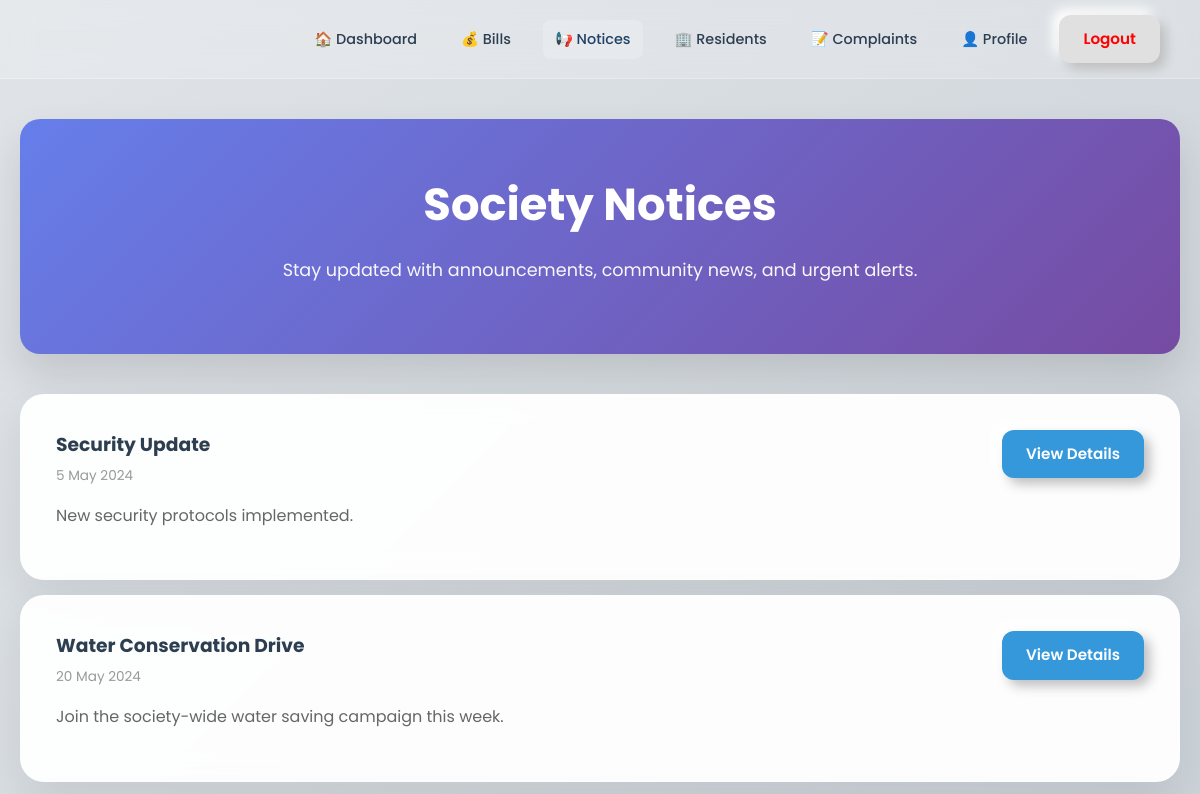
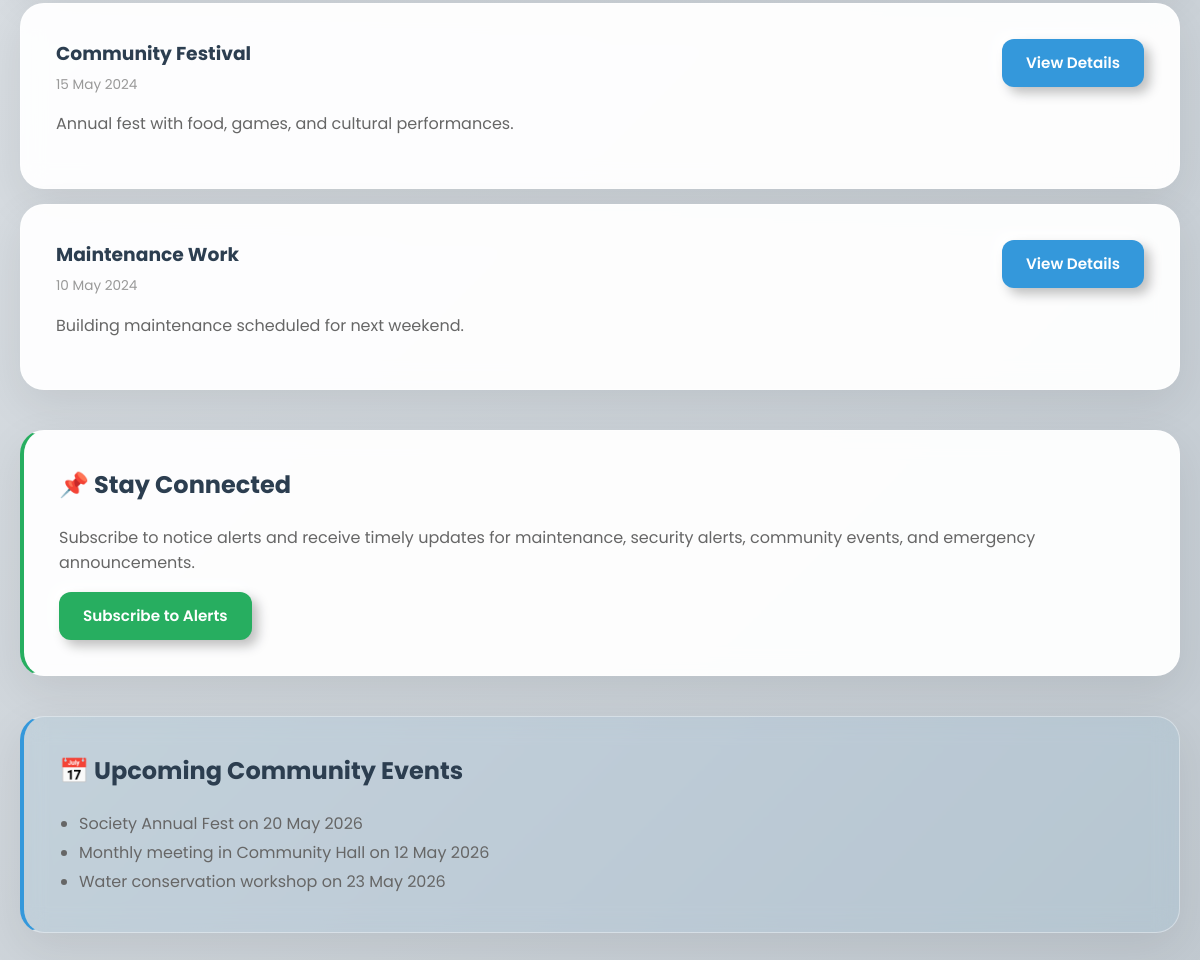
Screenshot of /notices (signed in) with the database file from the repository (2 pictures, top to bottom).
### app.py (models this page shows)
class Notice(db.Model):
    id = db.Column(db.Integer, primary_key=True)
    title = db.Column(db.String(200), nullable=False)
    date = db.Column(db.String(20))
    content = db.Column(db.Text, nullable=False)

### app.py (the view)
@app.route('/notices')
def notices_page():
    if 'logged_in' not in session:
        return redirect(url_for('login'))
    notices_list = Notice.query.order_by(Notice.date.desc()).all()
    buildings_list = Building.query.all()
    return render_template('notices.html', notices=notices_list, buildings=buildings_list)

### templates/notices.html (shortened to what this page needs)
<!DOCTYPE html>
<html lang="en">
<head>
    <link rel="stylesheet" href="{{ url_for('static', filename='style.css') }}">
</head>
<body>
    <nav>
        <a href="/dashboard">🏠 Dashboard</a>
        <a href="/bills">💰 Bills</a>
        <a href="/notices" class="active">📢 Notices</a>
        <a href="/residents">🏢 Residents</a>
        <a href="/complaints">📝 Complaints</a>
        <a href="/profile">👤 Profile</a>
        <a href="/logout" class="btn-premium" style="color: red;">Logout</a>
    </nav>
    <div class="page-hero">
        <h1>Society Notices</h1>
        <p>Stay updated with announcements, community news, and urgent alerts.</p>
    </div>
    <div class="page-main">
        <div style="display: grid; gap: 15px; margin-bottom: 40px;">
            {% for notice in notices %}
            <div class="building-card">
                <div style="display: flex; justify-content: space-between; align-items: flex-start; margin-bottom: 10px;">
                    <div>
                        <h3 style="color: #2c3e50; margin: 0;">{{ notice.title }}</h3>
                        <p style="color: #999; font-size: 0.85rem; margin: 5px 0 0 0;">{{ notice.date }}</p>
                    </div>
                    <a href="/action/view_notices" class="button-link" style="background: #3498db; color: white; margin-left: auto;">View Details</a>
                </div>
                <p style="color: #666; line-height: 1.6;">{{ notice.content }}</p>
            </div>
            {% endfor %}
        </div>
        <div class="building-card" style="border-left: 4px solid #27ae60; margin-bottom: 40px;">
            <h2 style="margin-top: 0; color: #2c3e50;">📌 Stay Connected</h2>
            <p style="color: #666; line-height: 1.6;">Subscribe to notice alerts and receive timely updates for maintenance, security alerts, community events, and emergency announcements.</p>
            <a href="/action/subscribe_notices" class="button-link" style="background: #27ae60; color: white;">Subscribe to Alerts</a>
        </div>
        <div class="building-card" style="background: rgba(52, 152, 219, 0.08); border-left: 4px solid #3498db;">
            <h2 style="margin-top: 0; color: #2c3e50;">📅 Upcoming Community Events</h2>
            <ul style="color: #666; line-height: 1.8; margin: 0; padding-left: 20px;">
                <li>Society Annual Fest on 20 May 2026</li>
                <li>Monthly meeting in Community Hall on 12 May 2026</li>
                <li>Water conservation workshop on 23 May 2026</li>
            </ul>
        </div>
    </div>
</body>
</html>

### static/style.css (style rules this page uses)
body { background: linear-gradient(135deg, #e0e4e8 0%, #c1c9d0 100%); font-family: 'Poppins', sans-serif; margin: 0; min-height: 100vh; color: #444; line-height: 1.6; }
nav { display: flex; justify-content: flex-end; align-items: center; padding: 15px 40px; background: rgba(255, 255, 255, 0.2); backdrop-filter: blur(15px); border-bottom: 1px solid rgba(255, 255, 255, 0.3); position: sticky; top: 0; z-index: 1000; }
nav a { margin-left: 20px; text-decoration: none; color: #2c3e50; font-weight: 500; font-size: 0.9rem; transition: all 0.3s ease; padding: 8px 12px; border-radius: 8px; }
nav a.active, nav a:hover { color: #1f4068; background: rgba(255,255,255,0.2); }
.page-hero, .detail-hero { text-align: center; margin: 40px 20px; background: linear-gradient(135deg, #667eea 0%, #764ba2 100%); color: white; padding: 50px 30px; border-radius: 20px; box-shadow: 0 20px 40px rgba(0,0,0,0.12); }
.page-hero h1, .detail-hero h1 { margin: 0 0 15px 0; font-size: 2.8rem; font-weight: 700; }
.page-hero p, .detail-hero p { margin: 0 0 20px 0; opacity: 0.95; font-size: 1.1rem; }
.page-main, .detail-main { max-width: 1200px; margin: 0 auto; padding: 0 20px 60px; }
.button-link, .btn-premium { display: inline-flex; align-items: center; gap: 8px; text-decoration: none; background: #e0e0e0; border: none; padding: 12px 24px; border-radius: 12px; box-shadow: 6px 6px 12px #bebebe, -6px -6px 12px #ffffff; cursor: pointer; font-weight: 600; color: #555; font-size: 0.95rem; transition: all 0.25s ease; text-transform: none; }
.building-card, .detail-card { background: rgba(255, 255, 255, 0.95); backdrop-filter: blur(12px); border-radius: 24px; padding: 35px; border: 1px solid rgba(255, 255, 255, 0.4); box-shadow: 0 15px 45px rgba(0, 0, 0, 0.08); transition: all 0.3s ease; }

### rows the page displays
Notice: title "Security Update", date "5 May 2024", content "New security protocols implemented."
Notice: title "Water Conservation Drive", date "20 May 2024", content "Join the society-wide water saving campaign this week."
Notice: title "Community Festival", date "15 May 2024", content "Annual fest with food, games, and cultural performances."
Notice: title "Maintenance Work", date "10 May 2024", content "Building maintenance scheduled for next weekend."
